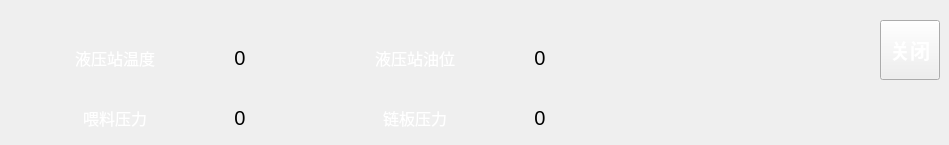
   <widget class="QWidget" name="tab">
    <attribute name="title">
     <string>运行数据</string>
    </attribute>
    <widget class="QPushButton" name="closePushButton1">
     <property name="geometry">
      <rect>
       <x>880</x>
       <y>20</y>
       <width>60</width>
       <height>60</height>
      </rect>
     </property>
     <property name="font">
      <font>
       <pointsize>15</pointsize>
       <weight>75</weight>
       <bold>true</bold>
      </font>
     </property>
     <property name="styleSheet">
      <string notr="true">color: rgb(255, 255, 255);</string>
     </property>
     <property name="text">
      <string>关闭</string>
     </property>
    </widget>
    <widget class="QLabel" name="Fpj_Upload_Pressure_label">
     <property name="geometry">
      <rect>
       <x>190</x>
       <y>100</y>
       <width>100</width>
       <height>36</height>
      </rect>
     </property>
     <property name="font">
      <font>
       <pointsize>15</pointsize>
      </font>
     </property>
     <property name="styleSheet">
      <string notr="true">background-image: url(:/pic/white_bg.png);</string>
     </property>
     <property name="text">
      <string>0</string>
     </property>
     <property name="alignment">
      <set>Qt::AlignCenter</set>
     </property>
    </widget>
    <widget class="QLabel" name="label_7">
     <property name="geometry">
      <rect>
       <x>40</x>
       <y>100</y>
       <width>150</width>
       <height>36</height>
      </rect>
     </property>
     <property name="font">
      <font>
       <pointsize>12</pointsize>
      </font>
     </property>
     <property name="styleSheet">
      <string notr="true">color: rgb(255, 255, 255);
background-image: url(:/pic/field_bg.png);</string>
     </property>
     <property name="text">
      <string>喂料压力</string>
     </property>
     <property name="alignment">
      <set>Qt::AlignCenter</set>
     </property>
    </widget>
    <widget class="QLabel" name="label_8">
     <property name="geometry">
      <rect>
       <x>40</x>
       <y>40</y>
       <width>150</width>
       <height>36</height>
      </rect>
     </property>
     <property name="font">
      <font>
       <pointsize>12</pointsize>
      </font>
     </property>
     <property name="styleSheet">
      <string notr="true">color: rgb(255, 255, 255);
background-image: url(:/pic/field_bg.png);</string>
     </property>
     <property name="text">
      <string>液压站温度</string>
     </property>
     <property name="alignment">
      <set>Qt::AlignCenter</set>
     </property>
    </widget>
    <widget class="QLabel" name="Fpj_Hs_1_Tempture_label">
     <property name="geometry">
      <rect>
       <x>190</x>
       <y>40</y>
       <width>100</width>
       <height>36</height>
      </rect>
     </property>
     <property name="font">
      <font>
       <pointsize>15</pointsize>
      </font>
     </property>
     <property name="styleSheet">
      <string notr="true">background-image: url(:/pic/white_bg.png);</string>
     </property>
     <property name="text">
      <string>0</string>
     </property>
     <property name="alignment">
      <set>Qt::AlignCenter</set>
     </property>
    </widget>
    <widget class="QLabel" name="Fpj_Hs_1_Oil_Level_label">
     <property name="geometry">
      <rect>
       <x>490</x>
       <y>40</y>
       <width>100</width>
       <height>36</height>
      </rect>
     </property>
     <property name="font">
      <font>
       <pointsize>15</pointsize>
      </font>
     </property>
     <property name="styleSheet">
      <string notr="true">background-image: url(:/pic/white_bg.png);</string>
     </property>
     <property name="text">
      <string>0</string>
     </property>
     <property name="alignment">
      <set>Qt::AlignCenter</set>
     </property>
    </widget>
    <widget class="QLabel" name="label_16">
     <property name="geometry">
      <rect>
       <x>340</x>
       <y>40</y>
       <width>150</width>
       <height>36</height>
      </rect>
     </property>
     <property name="font">
      <font>
       <pointsize>12</pointsize>
      </font>
     </property>
     <property name="styleSheet">
      <string notr="true">color: rgb(255, 255, 255);
background-image: url(:/pic/field_bg.png);</string>
     </property>
     <property name="text">
      <string>液压站油位</string>
     </property>
     <property name="alignment">
      <set>Qt::AlignCenter</set>
     </property>
    </widget>
    <widget class="QLabel" name="label_17">
     <property name="geometry">
      <rect>
       <x>340</x>
       <y>100</y>
       <width>150</width>
       <height>36</height>
      </rect>
     </property>
     <property name="font">
      <font>
       <pointsize>12</pointsize>
      </font>
     </property>
     <property name="styleSheet">
      <string notr="true">color: rgb(255, 255, 255);
background-image: url(:/pic/field_bg.png);</string>
     </property>
     <property name="text">
      <string>链板压力</string>
     </property>
     <property name="alignment">
      <set>Qt::AlignCenter</set>
     </property>
    </widget>
    <widget class="QLabel" name="Fpj_Cp_Pressure_label">
     <property name="geometry">
      <rect>
       <x>490</x>
       <y>100</y>
       <width>100</width>
       <height>36</height>
      </rect>
     </property>
     <property name="font">
      <font>
       <pointsize>15</pointsize>
      </font>
     </property>
     <property name="styleSheet">
      <string notr="true">background-image: url(:/pic/white_bg.png);</string>
     </property>
     <property name="text">
      <string>0</string>
     </property>
     <property name="alignment">
      <set>Qt::AlignCenter</set>
     </property>
    </widget>
   </widget>
